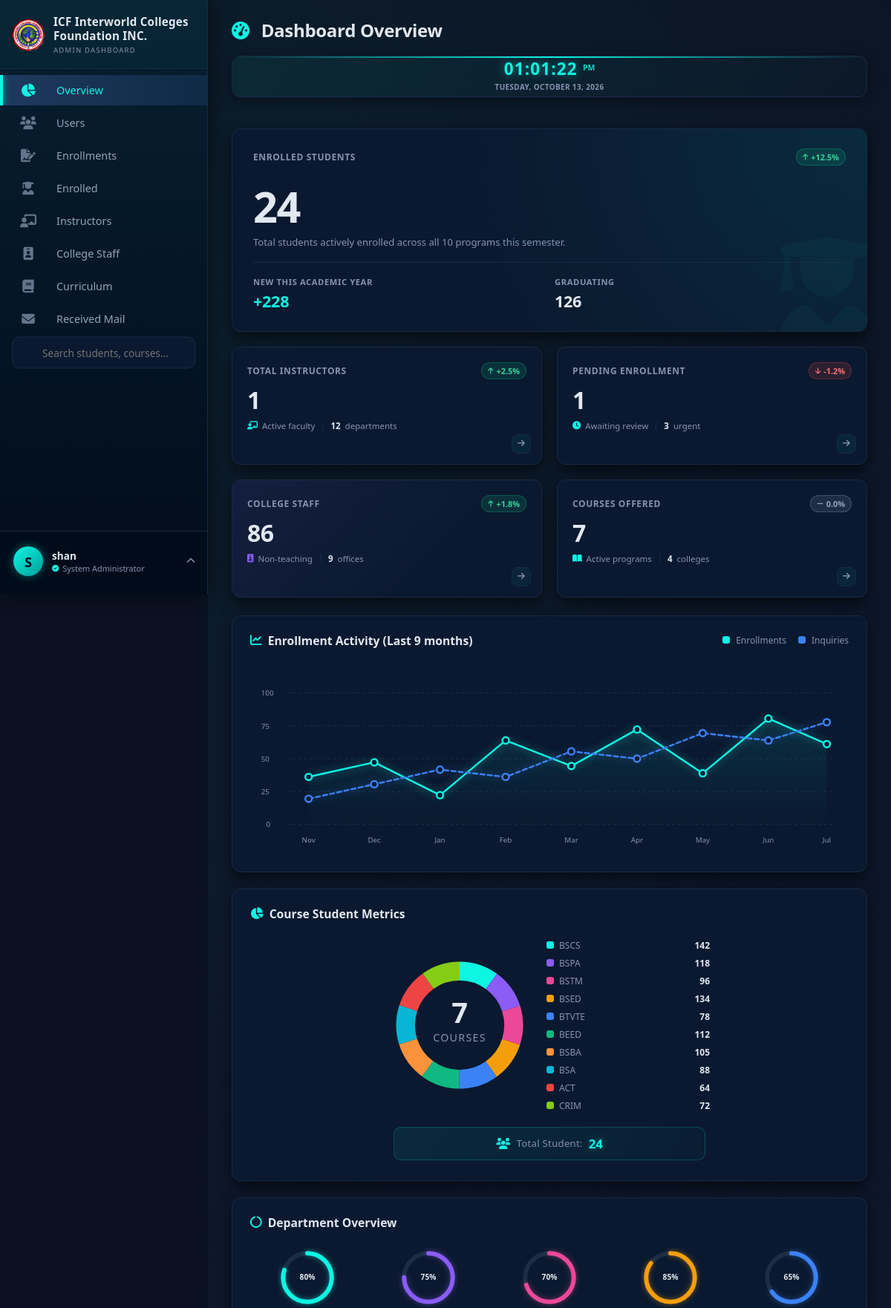
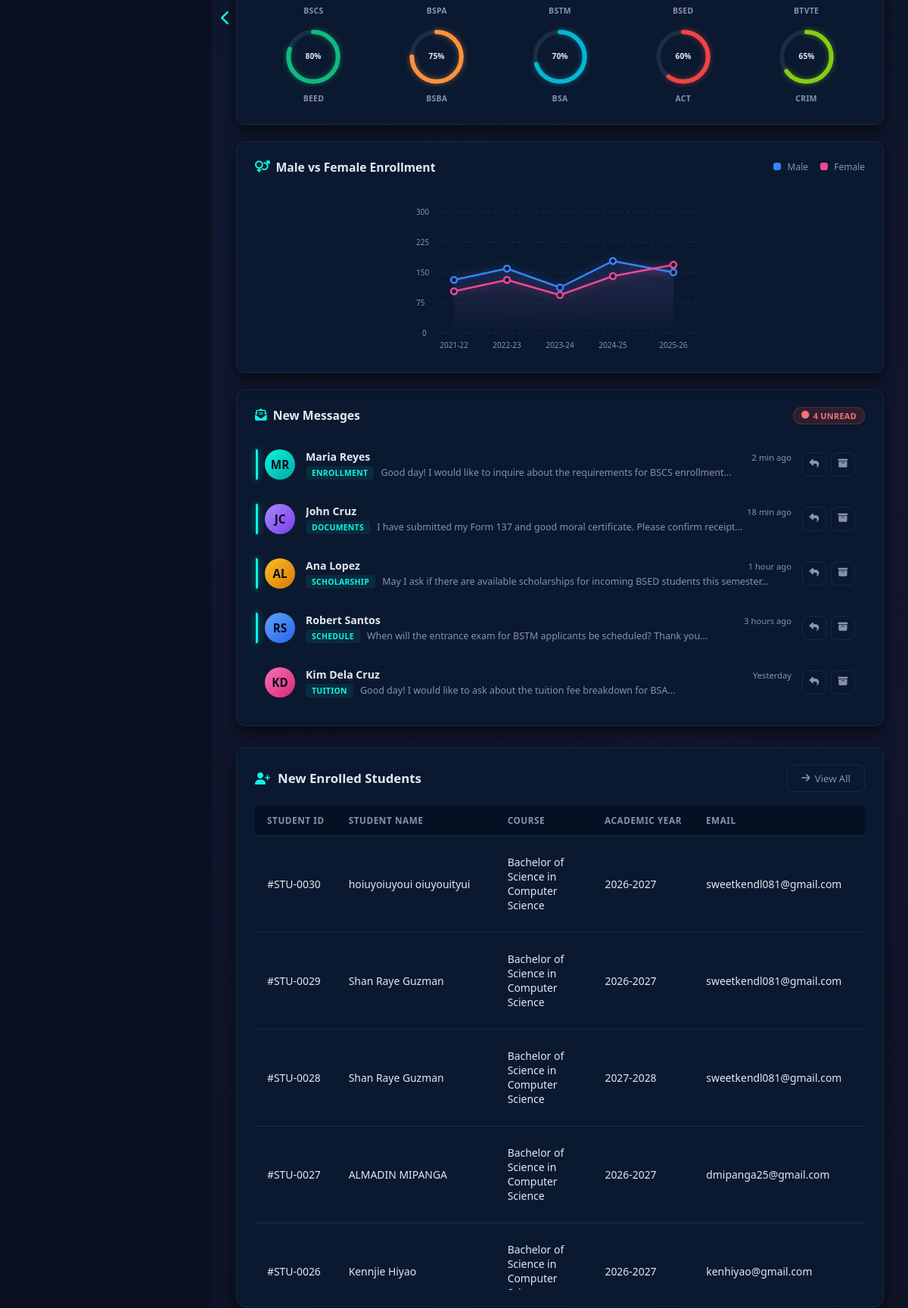
Page /backend/AdminDB/adminpanel.php (signed in, upper part) on the committed database (2 pictures, top to bottom).
### tables this page shows
CREATE TABLE `enrolled` (
  `student_id` int(11) NOT NULL,
  `student_code` varchar(20) DEFAULT NULL,
  `firstname` varchar(25) NOT NULL,
  `middlename` varchar(25) NOT NULL,
  `lastname` varchar(25) NOT NULL,
  `suffix` varchar(25) NOT NULL,
  `gender` varchar(10) NOT NULL,
  `birthday` date NOT NULL,
  `birthplace` varchar(200) NOT NULL,
  `citizenship` varchar(50) NOT NULL,
  `civilstatus` varchar(25) NOT NULL,
  `employment` varchar(50) NOT NULL,
  `mother` varchar(200) NOT NULL,
  `mphone_number` varchar(11) NOT NULL,
  `father` varchar(200) NOT NULL,
  `fphone_number` varchar(15) NOT NULL,
  `guardian` varchar(200) NOT NULL,
  `gphone_number` varchar(15) NOT NULL,
  `course` varchar(150) NOT NULL,
  `major` varchar(25) NOT NULL,
  `school_address` varchar(200) NOT NULL,
  `academic_year` varchar(200) NOT NULL,
  `scholarship` varchar(50) NOT NULL,
  `full_address` varchar(200) NOT NULL,
  `mobile_number` varchar(11) NOT NULL,
  `email` varchar(200) NOT NULL,
  `ip_address` varchar(45) DEFAULT NULL,
  `last_login` datetime DEFAULT NULL,
  `status` enum('online','offline') DEFAULT 'offline',
  `enrollment_status` enum('pending','approved','declined') DEFAULT 'pending',
  `payment_proof` varchar(255) DEFAULT NULL,
  `requirements_files` text DEFAULT NULL,
  `created_at` timestamp NOT NULL DEFAULT current_timestamp(),
  `subjects_json` text DEFAULT NULL,
  `assessment_json` text DEFAULT NULL,
  `year_level` varchar(50) DEFAULT '',
  `block` varchar(50) DEFAULT '',
  `initial_payment_amount` decimal(12,2) NOT NULL DEFAULT 0.00,
  `initial_payment_method` varchar(50) DEFAULT '',
  `initial_payment_date` date DEFAULT NULL,
  `initial_payment_or` varchar(30) DEFAULT '',
  `initial_payment_gcash` varchar(30) DEFAULT ''
);

### backend/AdminDB/adminpanel.php (the view, shortened to what the rows shown need)
<?php
require 'db.php';
$approvedWhere = '';
$colCheck = $conn->query("SHOW COLUMNS FROM enrolled LIKE 'enrollment_status'");
if ($colCheck && $colCheck->num_rows > 0) {
  $approvedWhere = " WHERE enrollment_status = 'approved'";
}
$enrollments = [];
$enr_result = $conn->query(
  "SELECT student_id, firstname, lastname, course, academic_year, mobile_number, email
   FROM enrolled" . $approvedWhere . "
   ORDER BY student_id DESC LIMIT 15"
);
if ($enr_result) {
  while ($row = $enr_result->fetch_assoc()) {
    $enrollments[] = $row;
  }
}
$full_records = [];
$all_res = $conn->query("SELECT * FROM enrolled" . $approvedWhere . " ORDER BY student_id DESC LIMIT 15");
if ($all_res) {
  while ($row = $all_res->fetch_assoc()) {
    $full_records[$row['student_id']] = $row;
  }
}
?>
<!DOCTYPE html>
<html lang="en">
<head>
  <link rel="stylesheet" href="https://cdnjs.cloudflare.com/ajax/libs/font-awesome/6.5.1/css/all.min.css" />
</head>
<body>
  <main class="main-content" id="mainContent">
    <header class="top-header">
      <div class="top-header-left">
        <h1><i class="fa-solid fa-gauge-high"></i> Dashboard Overview</h1>
      </div>
    </header>
    <section class="tables-container">
      <div class="table-card">
        <div class="table-header">
          <h2><i class="fa-solid fa-user-plus"></i> New Enrolled Students</h2>
        </div>
        <div class="table-wrapper">
          <table>
            <thead>
              <tr>
                <th>Student ID</th>
                <th>Student Name</th>
                <th>Course</th>
                <th>Academic Year</th>
                <th>Email</th>
                <th>Action</th>
              </tr>
            </thead>
            <tbody>
              <?php if (count($enrollments) > 0): ?>
                <?php foreach ($enrollments as $row):
                  $full = $full_records[$row['student_id']] ?? [];
                ?>
                  <tr data-record='<?php echo htmlspecialchars(json_encode($full), ENT_QUOTES, "UTF-8"); ?>'>
                    <td>#STU-<?php echo str_pad($row['student_id'], 4, '0', STR_PAD_LEFT); ?></td>
                    <td><?php echo htmlspecialchars($row['firstname'] . ' ' . $row['lastname']); ?></td>
                    <td><?php echo htmlspecialchars($row['course']); ?></td>
                    <td><?php echo htmlspecialchars($row['academic_year']); ?></td>
                    <td><?php echo htmlspecialchars($row['email'] ?? 'N/A'); ?></td>
                    <td>
                    </td>
                  </tr>
                <?php endforeach; ?>
              <?php endif; ?>
            </tbody>
          </table>
        </div>
      </div>
    </section>
  </main>
</body>
</html>

### rows in the picture
enrolled: student_id "0030", firstname+lastname "hoiuyoiuyoui oiuyouityui", course "Bachelor of Science in Computer Science", academic_year "2026-2027", email "sweetkendl081@gmail.com"
enrolled: student_id "0029", firstname+lastname "Shan Raye Guzman", course "Bachelor of Science in Computer Science", academic_year "2026-2027", email "sweetkendl081@gmail.com"
enrolled: student_id "0028", firstname+lastname "Shan Raye Guzman", course "Bachelor of Science in Computer Science", academic_year "2027-2028", email "sweetkendl081@gmail.com"
enrolled: student_id "0027", firstname+lastname "ALMADIN MIPANGA", course "Bachelor of Science in Computer Science", academic_year "2026-2027", email "dmipanga25@gmail.com"
enrolled: student_id "0026", firstname+lastname "Kennjie Hiyao", course "Bachelor of Science in Computer…", academic_year "2026-2027", email "kenhiyao@gmail.com"

### other values in the picture
substr($admin_name, 0, 1) "S"
$admin_name "shan"
$total_enrollments "24"
$instructorCount "1"
$pendingCount "1"
$total_courses "7"
